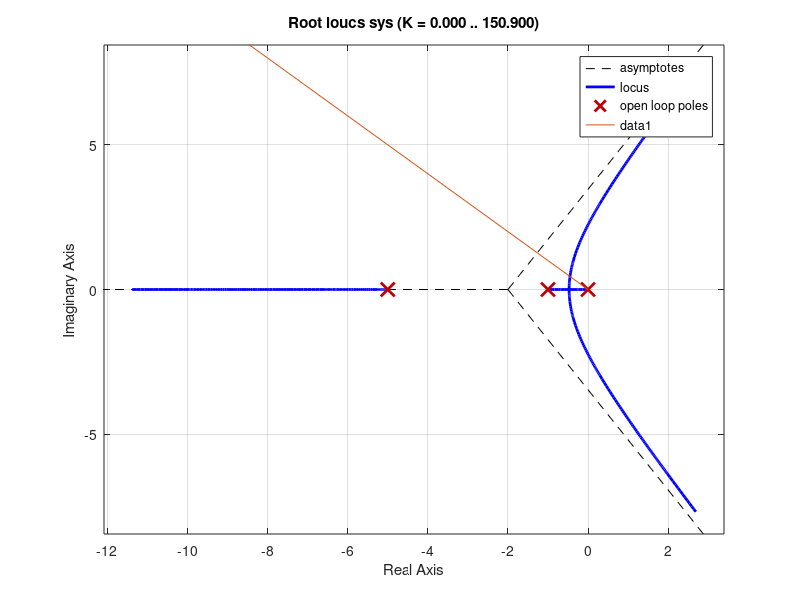

MATLAB code to generate this figure: (Note: this script raises an error after producing the figure.)
% Utworzenie ukladu dynamicznego
sys = zpk([],[0 -1 -5], 5);
% Narysowanie linii pierwiastkowych
rlocus(sys);
% Pomocnicza linia pod zadanym katem 45 stopnii
line([0 -15], [0 15]);           
% Zatrzymanie w celu przyblizenia
pause();                            
% Obliczenie K dla zadanego kata
[K, bieguny] = rlocfind(sys);       
% Zamkniecie ukladu dynamicznego
sys_zamk = feedback(K * sys, 1);    
% Odpowiedz ukladu zamknietego na skok jednostkowy
step(sys_zamk);                     